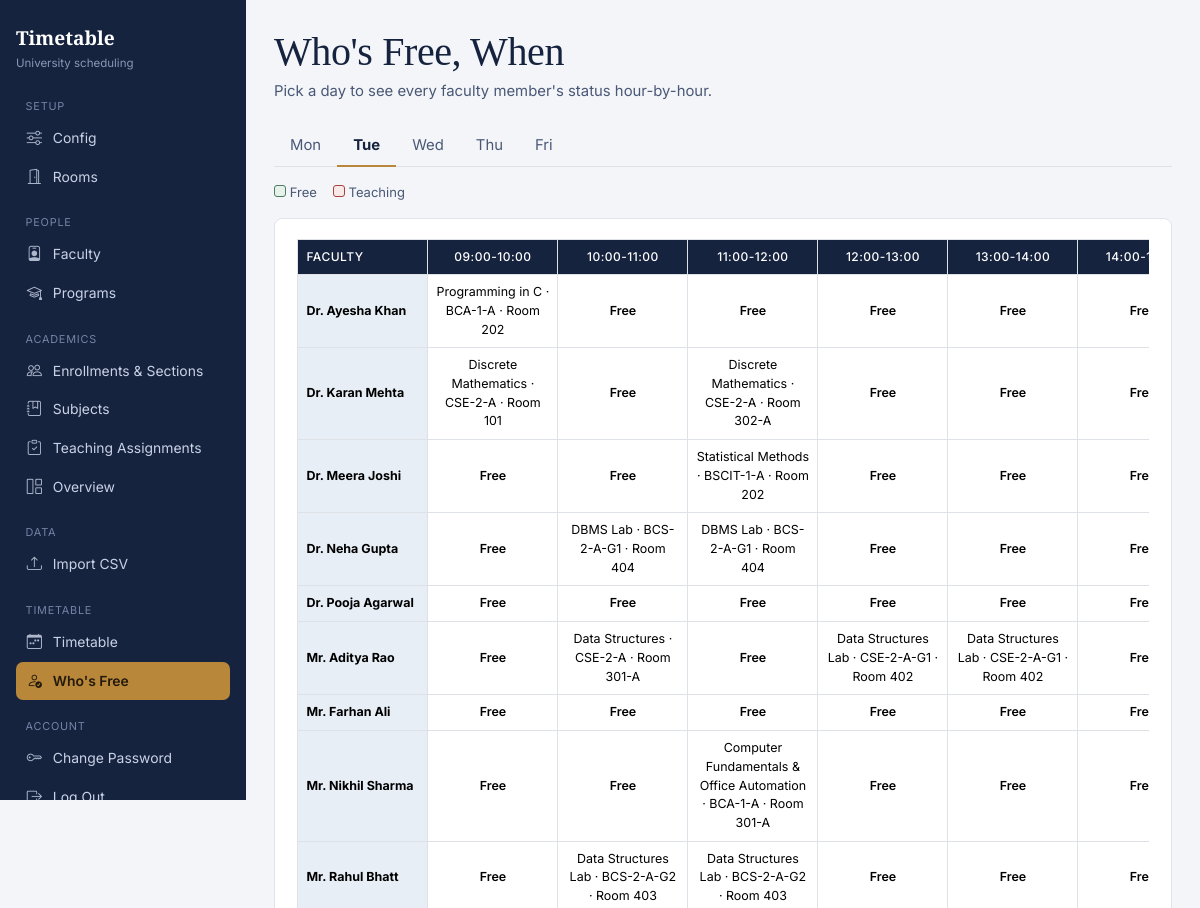
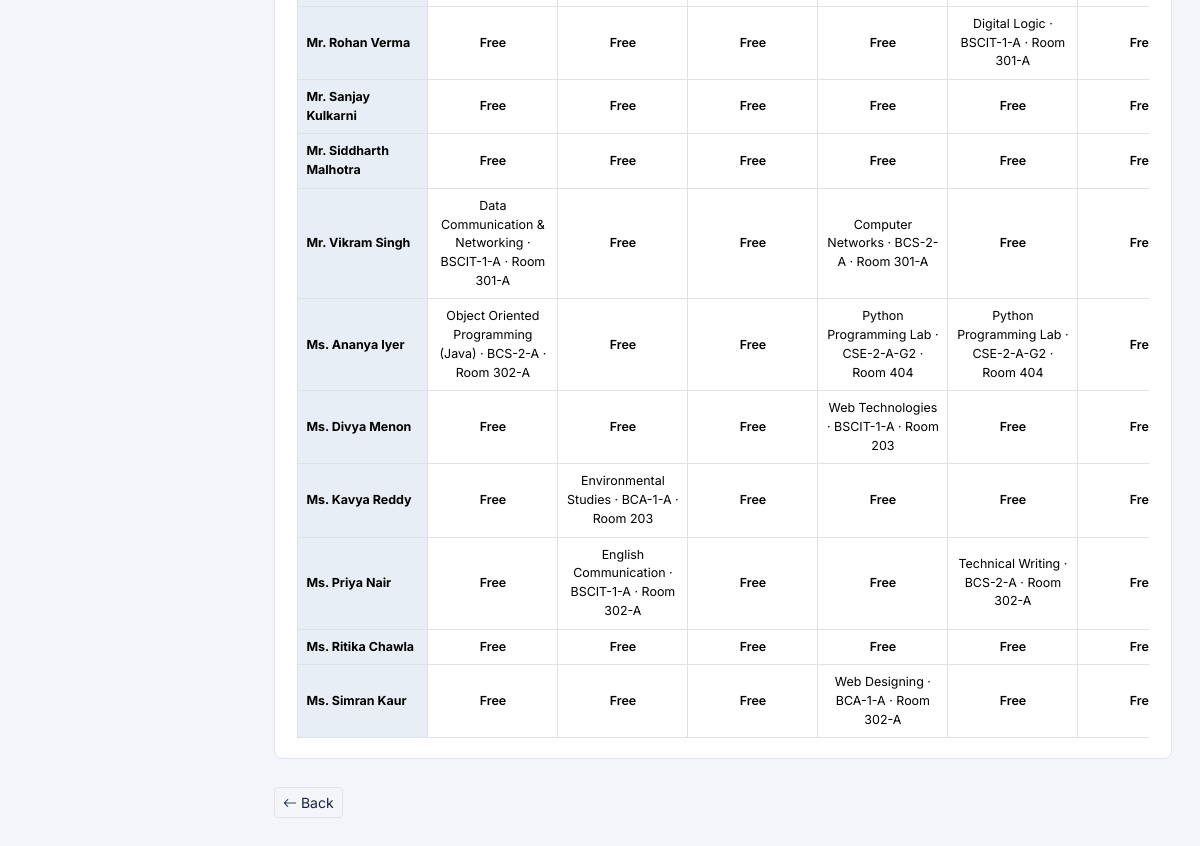
The app's page /timetable/free?day=Tue (signed in) with its own data (2 pictures, top to bottom).
### models.py (models this page shows, shortened)
class Faculty(db.Model):
    id = db.Column(db.Integer, primary_key=True)
    name = db.Column(db.String(120), nullable=False)
    department = db.Column(db.String(120))
    faculty_type = db.Column(db.String(20), default="regular")  # regular / inter-department / visiting
    weekly_max_hours = db.Column(db.Integer, default=24)
    unavailable_slots = db.Column(db.Text, default="")

### app.py (the view)
@app.route("/timetable/free")
def free_faculty_view():
    cfg, days, periods = _cfg_days_periods()
    faculty = Faculty.query.order_by(Faculty.name).all()
    selected_day = request.args.get("day", days[0] if days else None)
    if ScheduledClass.query.count() == 0:
        flash("No timetable has been generated yet — everyone will show as free. Generate one first.", "warning")
    busy = {}
    rows = ScheduledClass.query.join(TeachingAssignment).filter(ScheduledClass.day == selected_day).all()
    for sc in rows:
        a = sc.assignment
        room_name = sc.room.name if sc.room else "?"
        label = f"{a.subject.name} · {a.group_label()} · Room {room_name}"
        for p in range(sc.start_period, sc.start_period + sc.length):
            busy[(a.faculty_id, p)] = label
    return render_template("free_faculty.html", days=days, periods=periods, faculty=faculty,
                            selected_day=selected_day, busy=busy,
                            break_after=cfg.break_after_periods)

### app.py (called while the page is built)
@login_manager.user_loader
def load_user(user_id):
    return AdminUser.query.get(int(user_id))

def get_config():
    return Config.query.first()

@app.before_request
def require_login():
    allowed = {"login", "static"}
    if request.endpoint not in allowed and not current_user.is_authenticated:
        return login_manager.unauthorized()

def _cfg_days_periods():
    cfg = get_config()
    return cfg, cfg.day_list(), cfg.period_list()

### models.py (called while the page is built)
    def day_list(self):
        return [d.strip() for d in self.working_days.split(",") if d.strip()]

    def period_list(self):
        return [p.strip() for p in self.periods.split("|") if p.strip()]

    def group_label(self):
        if self.session_type == "practical" and self.lab_group:
            return self.lab_group.name
        if self.section:
            return self.section.name
        return "?"

    @property
    def is_authenticated(self):
        return True

### templates/free_faculty.html (shortened to what this page needs)
{% extends "base.html" %}
{% block content %}
<h1 class="mb-1">Who's Free, When</h1>
<p class="text-muted mb-4">Pick a day to see every faculty member's status hour-by-hour.</p>
<ul class="nav nav-tabs mb-3">
  {% for d in days %}
    <li class="nav-item">
      <a class="nav-link {% if d == selected_day %}active{% endif %}" href="{{ url_for('free_faculty_view', day=d) }}">{{ d }}</a>
    </li>
  {% endfor %}
</ul>
<div class="d-flex gap-3 mb-3 small text-muted">
  <span><span class="d-inline-block" style="width:12px;height:12px;background:var(--free);border:1px solid var(--sage);border-radius:3px;"></span> Free</span>
  <span><span class="d-inline-block" style="width:12px;height:12px;background:var(--signal-tint);border:1px solid var(--signal);border-radius:3px;"></span> Teaching</span>
</div>
<div class="panel plain">
  <div class="table-responsive">
    <table class="table table-bordered tt-grid mb-0">
      <thead>
        <tr>
          <th style="text-align:left;">Faculty</th>
          {% for p in periods %}<th>{{ p }}</th>{% endfor %}
        </tr>
      </thead>
      <tbody>
        {% for f in faculty %}
        <tr>
          <td class="fw-bold text-start" style="background:var(--steel-tint);">{{ f.name }}</td>
          {% for i in range(periods|length) %}
            {% if (f.id, i) in busy %}
              <td class="busy-cell">{{ busy[(f.id, i)] }}</td>
            {% else %}
              <td class="free-cell">Free</td>
            {% endif %}
          {% endfor %}
        </tr>
        {% else %}
        <tr><td colspan="{{ periods|length + 1 }}" class="text-muted">No faculty yet.</td></tr>
        {% endfor %}
      </tbody>
    </table>
  </div>
</div>
<a href="{{ url_for('timetable_home') }}" class="btn btn-outline-primary btn-sm mt-2"><i class="bi bi-arrow-left"></i> Back</a>
{% endblock %}

### templates/base.html (style rules this page uses)
:root { --ink: #16233F; --ink-soft: #4A5876; --paper: #F3F5F8; --panel: #FFFFFF; --line: #DFE4ED; --brass: #B8873A; --brass-dark: #96692A; --steel: #3E6B96; --steel-tint: #E7EEF5; --sage: #4B7B62; --sage-tint: #E7F1EC; --signal: #A6423A; --signal-tint: #F7E9E7; --free: #E7F1EC; --free-ink: #2E5B44; }
body { background: var(--paper); color: var(--ink); font-family: 'Inter', -apple-system, sans-serif; font-size: .93rem; }
h1, h2, h3, .font-display { font-family: 'Source Serif 4', Georgia, serif; color: var(--ink); letter-spacing: -0.01em; }
.panel { background: var(--panel); border: 1px solid var(--line); border-left: 3px solid var(--ink); border-radius: 8px; padding: 1.25rem 1.4rem; margin-bottom: 1.25rem; }
.panel.plain { border-left: 1px solid var(--line); }
.btn-outline-primary { color: var(--ink); border-color: var(--line); }
table.tt-grid td, table.tt-grid th { font-size:.78rem; vertical-align:middle; text-align:center; }
table.tt-grid td { min-width:130px; }
table.tt-grid th { background: var(--ink); color:#fff; font-weight:500; font-size:.75rem; text-transform:uppercase; letter-spacing:.04em; }
.free-cell { background: var(--free); font-weight:600; color: var(--free-ink); }
.busy-cell { background: var(--signal-tint); font-size:.72rem; color: var(--signal); }
.nav-tabs .nav-link { color: var(--ink-soft); border:none; }
.nav-tabs .nav-link.active { font-weight:700; color: var(--ink); border-bottom:2px solid var(--brass); background:transparent; }
a { color: var(--steel); }
.text-muted { color: var(--ink-soft) !important; }

### records on screen
Faculty: name "Dr. Ayesha Khan", id "Programming in C · BCA-1-A · Room 202"
Faculty: name "Dr. Karan Mehta", id "Discrete Mathematics · CSE-2-A · Room 101" "Discrete Mathematics · CSE-2-A · Room 302-A"
Faculty: name "Dr. Meera Joshi", busy "Statistical Methods · BSCIT-1-A · Room 202"
Faculty: name "Dr. Neha Gupta", busy "DBMS Lab · BCS-2-A-G1 · Room 404" "DBMS Lab · BCS-2-A-G1 · Room 404"
Faculty: name "Dr. Pooja Agarwal"
Faculty: name "Mr. Aditya Rao", busy "Data Structures · CSE-2-A · Room 301-A" "Data Structures Lab · CSE-2-A-G1 · Room 402" "Data Structures Lab · CSE-2-A-G1 · Room 402"
Faculty: name "Mr. Farhan Ali"
Faculty: name "Mr. Nikhil Sharma", busy "Computer Fundamentals & Office Automation · BCA-1-A · Room 301-A"
Faculty: name "Mr. Rahul Bhatt", busy "Data Structures Lab · BCS-2-A-G2 · Room 403" "Data Structures Lab · BCS-2-A-G2 · Room 403"
Faculty: name "Mr. Rohan Verma", busy "Digital Logic · BSCIT-1-A · Room 301-A"
Faculty: name "Mr. Sanjay Kulkarni"
Faculty: name "Mr. Siddharth Malhotra"
Faculty: name "Mr. Vikram Singh", busy "Data Communication & Networking · BSCIT-1-A · Room 301-A" "Computer Networks · BCS-2-A · Room 301-A"
Faculty: name "Ms. Ananya Iyer", busy "Object Oriented Programming (Java) · BCS-2-A · Room 302-A" "Python Programming Lab · CSE-2-A-G2 · Room 404" "Python Programming Lab · CSE-2-A-G2 · Room 404"
Faculty: name "Ms. Divya Menon", busy "Web Technologies · BSCIT-1-A · Room 203"
Faculty: name "Ms. Kavya Reddy", busy "Environmental Studies · BCA-1-A · Room 203"
Faculty: name "Ms. Priya Nair", busy "English Communication · BSCIT-1-A · Room 302-A" "Technical Writing · BCS-2-A · Room 302-A"
Faculty: name "Ms. Ritika Chawla"
Faculty: name "Ms. Simran Kaur", busy "Web Designing · BCA-1-A · Room 302-A"

### other values on screen
{{ d }} "Mon" "Tue" "Wed" "Thu" "Fri"
{{ p }} "09:00-10:00" "10:00-11:00" "11:00-12:00" "12:00-13:00" "13:00-14:00"
